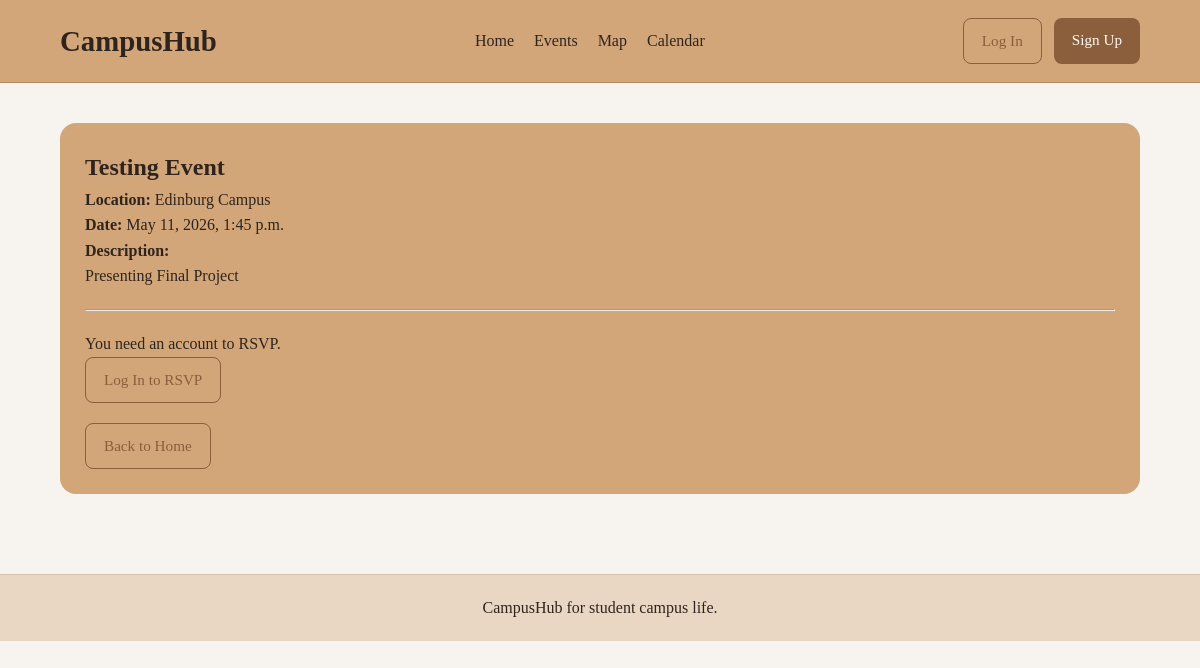
The app's page /event/3/ with its own data.
### EventApp/models.py (models this page shows, shortened)
class Event(models.Model):
    title = models.CharField(max_length=200)
    description = models.TextField()
    location = models.CharField(max_length=200)
    date = models.DateTimeField()
    latitude = models.FloatField(default=0)
    longitude = models.FloatField(default=0)
    attendees = models.ManyToManyField(User, related_name='rsvped_events', blank=True)

### EventApp/views.py (the view)
# urls.py: path('event/<int:event_id>/', views.event_detail, name='event_detail'),
def event_detail(request, event_id):
    event = get_object_or_404(Event, id=event_id)
    return render(request, 'event_detail.html', {'event': event})

### templates/event_detail.html (shortened to what this page needs)
{% extends 'base.html' %}
{% block content %}
<section class="join-section">
    <div class="join-card">
        <h1>{{ event.title }}</h1>
        <p><strong>Location:</strong> {{ event.location }}</p>
        <p><strong>Date:</strong> {{ event.date }}</p>
        <p><strong>Description:</strong></p>
        <p>{{ event.description }}</p>
        <hr style="margin: 20px 0;">
        {% if user.is_authenticated %}
            {% if user in event.attendees.all %}
                <p><strong>You already RSVP’d for this event.</strong></p>
            {% else %}
                <form action="{% url 'rsvp_event' event.id %}" method="post">
                    {% csrf_token %}
                    <button type="submit" class="btn btn-solid">RSVP to this Event</button>
                </form>
            {% endif %}
        {% else %}
            <p>You need an account to RSVP.</p>
            <a href="{% url 'login' %}" class="btn btn-outline">Log In to RSVP</a>
        {% endif %}
        <div style="margin-top: 20px;">
            <a href="{% url 'home' %}" class="btn btn-outline">Back to Home</a>
        </div>
    </div>
</section>
{% endblock %}

### static/css/styles.css (style rules this page uses)
* { box-sizing: border-box; margin: 0; padding: 0; }
body { background-color: #f7f3ee; color: #2f241d; font-family: Georgia, 'Times New Roman', serif; line-height: 1.6; }
.btn { display: inline-block; padding: 10px 18px; border-radius: 8px; text-decoration: none; font-size: 0.95rem; transition: 0.2s ease; }
.btn-outline { border: 1px solid #8b5e3c; color: #8b5e3c; background-color: transparent; }
.info-card, .join-card { background-color: #d2a679; padding: 25px; border-radius: 16px; }
.join-section { margin-bottom: 20px; }

### records on screen
Event: title "Testing Event", location "Edinburg Campus", date "May 11, 2026, 1:45 p.m.", description "Presenting Final Project"
